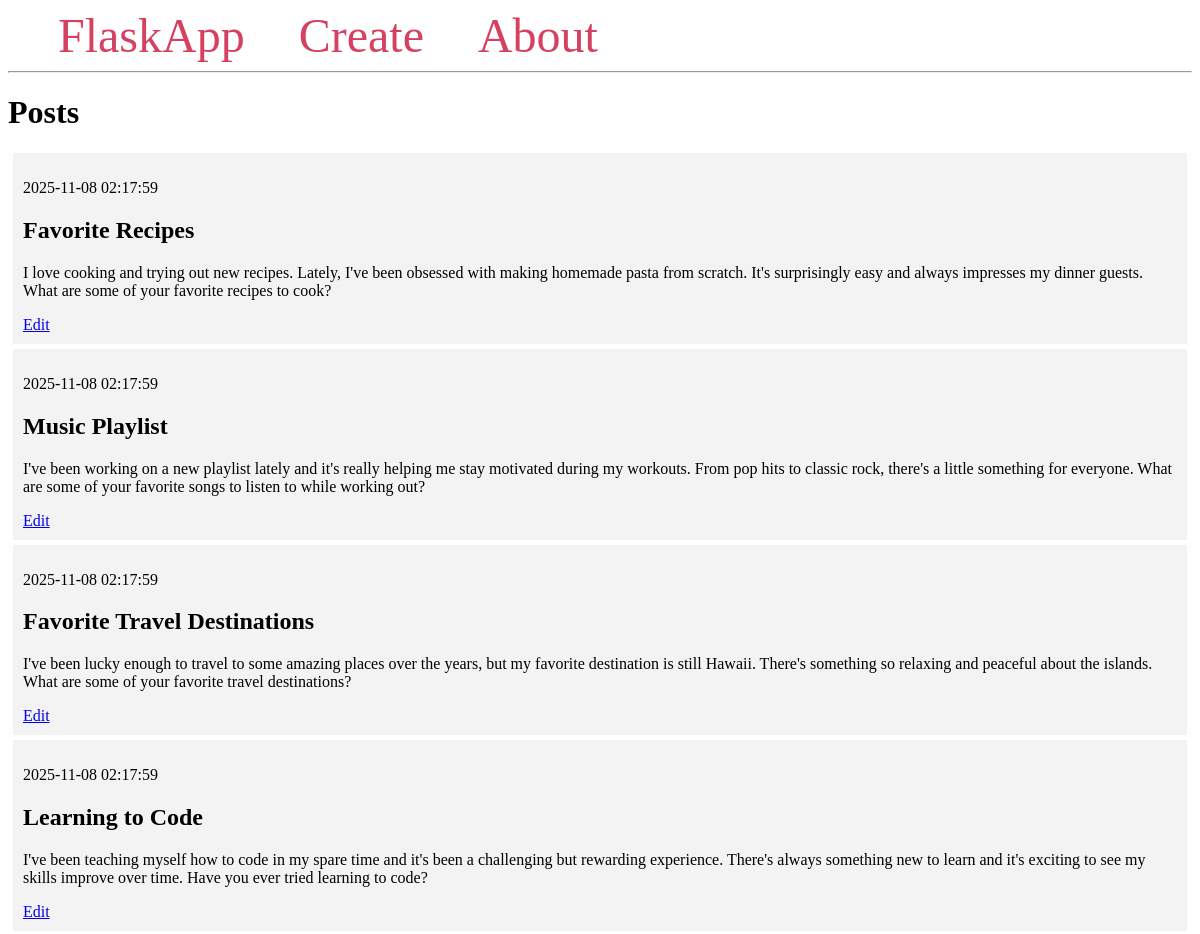
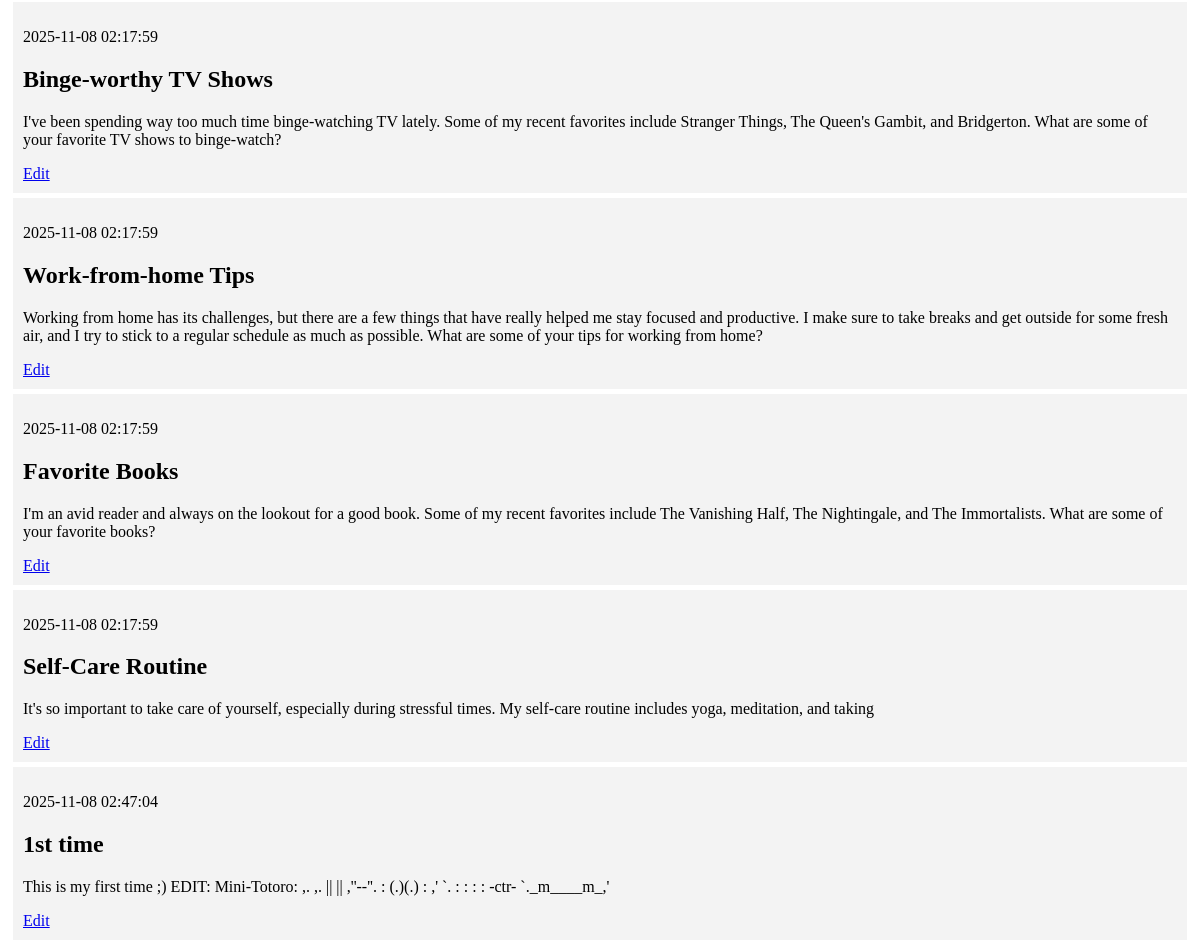
The page / on the database its author committed (2 pictures, top to bottom).
### tables this page shows
CREATE TABLE posts (
    id INTEGER PRIMARY KEY AUTOINCREMENT,
    created TIMESTAMP NOT NULL DEFAULT CURRENT_TIMESTAMP,
    title TEXT NOT NULL,
    content TEXT NOT NULL
);

### app.py (the view)
@app.route('/')
def index():
    conn = get_db_connection()
    posts = conn.execute('SELECT * FROM posts').fetchall()
    conn.close()
    return render_template('index.html', posts=posts)

### app.py (called while the page is built)
def get_db_connection():
    conn = sqlite3.connect('database.db')
    conn.row_factory = sqlite3.Row
    return conn

### templates/index.html
{% extends 'base.html' %}
{% block content %}
    <h1>{% block title %} Posts {% endblock %}</h1>
    {% for post in posts %}
        <div class='post'>
            <p>{{ post['created'] }}</p>
            <h2>{{ post['title'] }}</h2>
            <p>{{ post['content'] }}</p>
            <a href="{{ url_for('edit', id=post['id'])}}">Edit</a>
        </div>
    {% endfor %}
{% endblock %}

### templates/base.html (shortened to what this page needs)
<!DOCTYPE html>
<html lang="en">
<head>
</head>
<body>
    <nav>
        <a href="{{ url_for('index') }}">FlaskApp</a>
        <a href="{{ url_for('create') }}">Create</a>
        <a href="#">About</a>
    </nav>
    <hr>
    <div class="content">
        {% block content %} {% endblock %}
    </div>
</body>
</html>

### templates/base.html (style rules this page uses)
.post { padding: 10px; margin: 5px; background-color: #f3f3f3 }
nav a { color: #d64161; font-size: 3em; margin-left: 50px; text-decoration: none; }

### rows shown on the page
posts: created "2025-11-08 02:17:59", title "Favorite Recipes", content "I love cooking and trying out new recipes. Lately, I've been obsessed with making homemade pasta from scratch. It's surprisingly easy and always impresses my dinner guests. What are some of your favorite recipes to cook?"
posts: created "2025-11-08 02:17:59", title "Music Playlist", content "I've been working on a new playlist lately and it's really helping me stay motivated during my workouts. From pop hits to classic rock, there's a little something for everyone. What are some of your favorite songs to listen to while working out?"
posts: created "2025-11-08 02:17:59", title "Favorite Travel Destinations", content "I've been lucky enough to travel to some amazing places over the years, but my favorite destination is still Hawaii. There's something so relaxing and peaceful about the islands. What are some of your favorite travel destinations?"
posts: created "2025-11-08 02:17:59", title "Learning to Code", content "I've been teaching myself how to code in my spare time and it's been a challenging but rewarding experience. There's always something new to learn and it's exciting to see my skills improve over time. Have you ever tried learning to code?"
posts: created "2025-11-08 02:17:59", title "Binge-worthy TV Shows", content "I've been spending way too much time binge-watching TV lately. Some of my recent favorites include Stranger Things, The Queen's Gambit, and Bridgerton. What are some of your favorite TV shows to binge-watch?"
posts: created "2025-11-08 02:17:59", title "Work-from-home Tips", content "Working from home has its challenges, but there are a few things that have really helped me stay focused and productive. I make sure to take breaks and get outside for some fresh air, and I try to stick to a regular schedule as much as possible. What are some of your tips for working from home?"
posts: created "2025-11-08 02:17:59", title "Favorite Books", content "I'm an avid reader and always on the lookout for a good book. Some of my recent favorites include The Vanishing Half, The Nightingale, and The Immortalists. What are some of your favorite books?"
posts: created "2025-11-08 02:17:59", title "Self-Care Routine", content "It's so important to take care of yourself, especially during stressful times. My self-care routine includes yoga, meditation, and taking"
posts: created "2025-11-08 02:47:04", title "1st time", content "This is my first time ;) EDIT: Mini-Totoro: ,. ,. || || ,''--''. : (.)(.) : ,' `. : : : : -ctr- `._m____m_,'"
